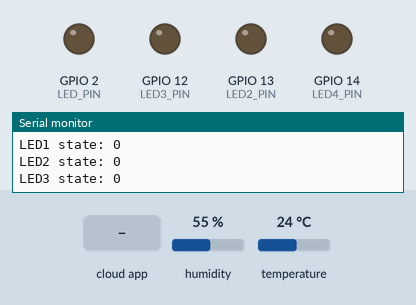
The sketch below on a simulated ESP32. On the bench: output pins drawn as LEDs (lit = HIGH), the last lines printed to the serial monitor. The test bench sets the inputs (shaded band); at power-on: humidity 55 %, temperature 24 °C. WiFi joins after 1.5 s; servers stay silent unless stated; the Firebase database answers and starts empty.

Above: at 3.7 s.
3.8 s: the phone or cloud app sets LED1 to 1
At 5.7 s:
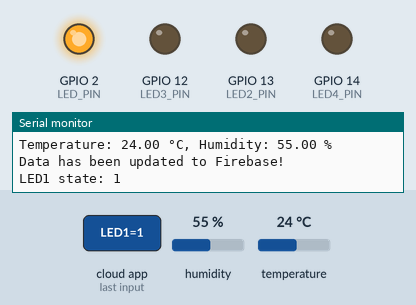
6.0 s: the phone or cloud app sets LED2 to 1
At 7.9 s:
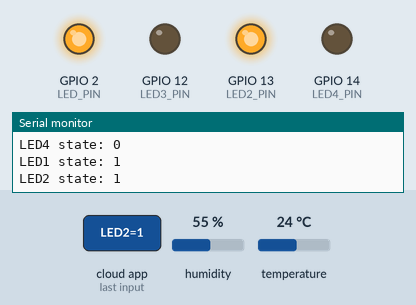
8.2 s: the phone or cloud app sets LED3 to 1
At 9.7 s:
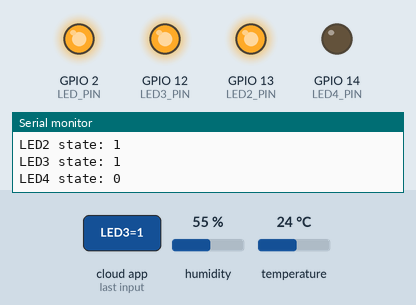
10.3 s: the phone or cloud app sets LED4 to 1
At 11.7 s:
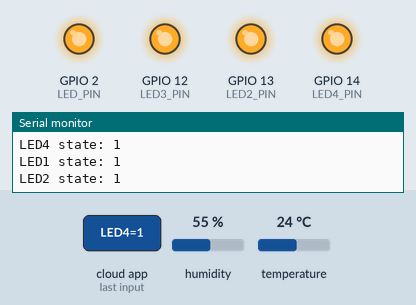
12.6 s: the phone or cloud app sets LED1 to 0
At 14.4 s:
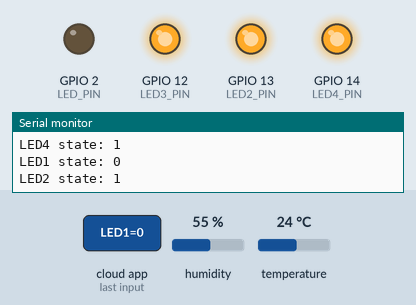
14.7 s: the phone or cloud app sets LED2 to 0
At 16.3 s:
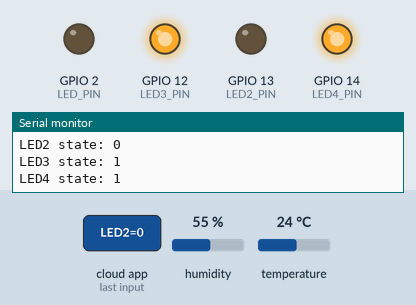
Timing chart, 0 to 17.8 s (numbered marks = the images above; inputs shaded):
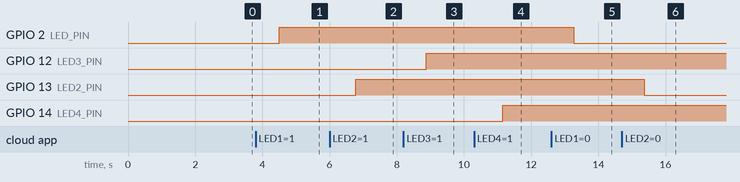

Measured:
- after the input at 3.8 s, GPIO 2 (LED_PIN): LOW → HIGH after 0.71 s
- after the input at 6.0 s, GPIO 13 (LED2_PIN): LOW → HIGH after 0.78 s
- after the input at 8.2 s, GPIO 12 (LED3_PIN): LOW → HIGH after 0.68 s
- after the input at 10.3 s, GPIO 14 (LED4_PIN): LOW → HIGH after 0.86 s
- after the input at 12.6 s, GPIO 2 (LED_PIN): HIGH → LOW after 0.66 s
- after the input at 14.7 s, GPIO 13 (LED2_PIN): HIGH → LOW after 0.67 s

The sketch:

ESP32_Firebase_DHT11_LEDControl.ino
```cpp
//I forgot the Firebase version — I’m sorry if Firebase doesn’t work, so please this repo for reference only.

#include <FirebaseESP32.h>
#include <WiFi.h>
#include <DHT.h>

// Wifi
#define WIFI_SSID "YOUR_WIFI_NAME"
#define WIFI_PASSWORD "YOUR_WIFI_PASSWORD"

// Firebase
#define FIREBASE_HOST "YOUR_FIREBASE_HOST_URL"
#define FIREBASE_AUTH "YOUR_FIREBASE_AUTH"

// DHT
#define DHTPIN 4
#define DHTTYPE DHT11

// LED
#define LED_PIN 2
#define LED2_PIN 13
#define LED3_PIN 12
#define LED4_PIN 14

DHT dht(DHTPIN, DHTTYPE);

// Config Firebase
FirebaseData fbdo;
FirebaseAuth auth;
FirebaseConfig config;

unsigned long lastTempUpdate = 0;


void setup() {
  Serial.begin(115200);
  delay(1000);

  // Connect Wi-Fi
  WiFi.begin(WIFI_SSID, WIFI_PASSWORD);
  Serial.print("Đang kết nối WiFi");
  while (WiFi.status() != WL_CONNECTED) {
    Serial.print(".");
    delay(500);
  }
  Serial.println("\nWiFi đã kết nối!");

  // Start config Firebase
  config.host = FIREBASE_HOST;
  config.signer.tokens.legacy_token = FIREBASE_AUTH;

  // Init Firebase
  Firebase.begin(&config, &auth);

  // Check connection Firebase
  if (Firebase.ready()) {
    Serial.println("Firebase ready!");
  } else {
    Serial.println("Firebase not connected!");
  }

  // Init DHT
  dht.begin();

  // Config LED IN/OUT
  pinMode(LED_PIN, OUTPUT);
  pinMode(LED2_PIN, OUTPUT);
  pinMode(LED3_PIN, OUTPUT);
  pinMode(LED4_PIN, OUTPUT);


  // Init LED Low
  digitalWrite(LED_PIN, LOW);
  digitalWrite(LED2_PIN, LOW);
  digitalWrite(LED3_PIN, LOW);
  digitalWrite(LED4_PIN, LOW);
}


void loop() {
  // Refresh temperature & humidity every 5s
  if (millis() - lastTempUpdate >= 5000) {
    lastTempUpdate = millis(); // Reset counter

    float h = dht.readHumidity();
    float t = dht.readTemperature();

    if (!isnan(h) && !isnan(t)) {
      String tempStr = String(t) + " °C";
      String humStr = String(h) + " %";

      Serial.printf("Temperature: %s, Humidity: %s\n", tempStr.c_str(), humStr.c_str());

      // Send data to Firebase
      FirebaseJson json;
      json.set("/Temperature", tempStr);
      json.set("/Humidity", humStr);

      if (Firebase.ready()) {
        if (Firebase.updateNode(fbdo, "/SensorData", json)) {
          Serial.println("Data has been updated to Firebase!");
        } else {
          Serial.printf("Error send data to Firebase: %s\n", fbdo.errorReason().c_str());
        }
      } else {
        Serial.println("Firebase not ready!");
      }
    } else {
      Serial.println("Cant read data from DHT11!");
    }
  }

  // Read control LED state from Firebase
  // bool ledStates[4] = {false, false, false, false};

  // if (Firebase.getBool(fbdo, "/LEDControl/LED") && fbdo.dataType() == "boolean") ledStates[0] = fbdo.boolData();
  // if (Firebase.getBool(fbdo, "/LEDControl/LED2") && fbdo.dataType() == "boolean") ledStates[1] = fbdo.boolData();
  // if (Firebase.getBool(fbdo, "/LEDControl/LED3") && fbdo.dataType() == "boolean") ledStates[2] = fbdo.boolData();
  // if (Firebase.getBool(fbdo, "/LEDControl/LED4") && fbdo.dataType() == "boolean") ledStates[3] = fbdo.boolData();

  int ledStates[4] = {0, 0, 0, 0}; // Default

  if (Firebase.getInt(fbdo, "/LEDControl/LED1")) {
    if (fbdo.dataType() == "int") {
      ledStates[0] = fbdo.intData();
      Serial.printf("LED1 state: %d\n", ledStates[0]);
    }
  } else {
    Serial.printf("Error read LED1: %s\n", fbdo.errorReason().c_str());
  }

  if (Firebase.getInt(fbdo, "/LEDControl/LED2")) {
    if (fbdo.dataType() == "int") {
      ledStates[1] = fbdo.intData();
      Serial.printf("LED2 state: %d\n", ledStates[1]);
    }
  } else {
    Serial.printf("Error read LED2: %s\n", fbdo.errorReason().c_str());
  }

  if (Firebase.getInt(fbdo, "/LEDControl/LED3")) {
    if (fbdo.dataType() == "int") {
      ledStates[2] = fbdo.intData();
      Serial.printf("LED3 state: %d\n", ledStates[2]);
    }
  } else {
    Serial.printf("Error read LED3: %s\n", fbdo.errorReason().c_str());
  }

  if (Firebase.getInt(fbdo, "/LEDControl/LED4")) {
    if (fbdo.dataType() == "int") {
      ledStates[3] = fbdo.intData();
      Serial.printf("LED4 state: %d\n", ledStates[3]);
    }
  } else {
    Serial.printf("Error read LED4: %s\n", fbdo.errorReason().c_str());
  }


  // Update LED state
  digitalWrite(LED_PIN, ledStates[0] ? HIGH : LOW);
  digitalWrite(LED2_PIN, ledStates[1] ? HIGH : LOW);
  digitalWrite(LED3_PIN, ledStates[2] ? HIGH : LOW);
  digitalWrite(LED4_PIN, ledStates[3] ? HIGH : LOW);

  delay(100);
}
```
